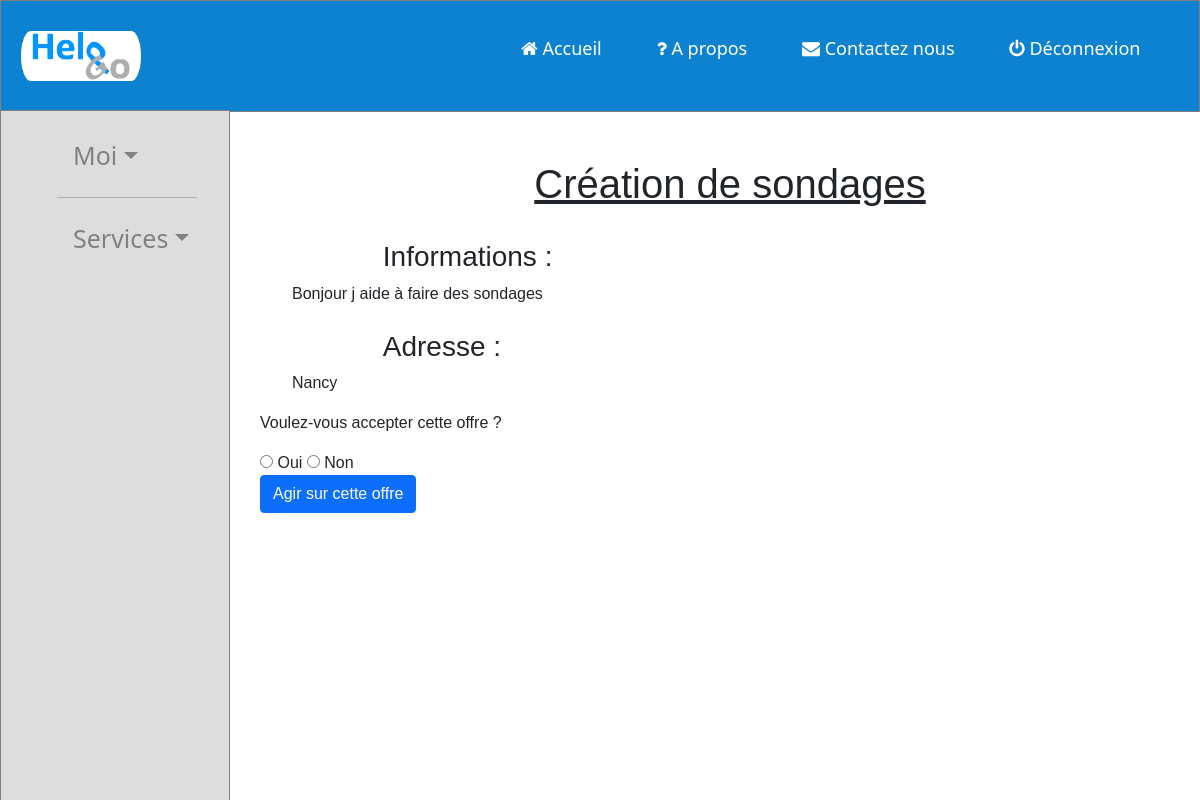
Page /1/o/1/lo on the committed database.
### tables this page shows
CREATE TABLE Offres(
	id_offre int primary key check (id_offre > 0),
	id_auteur_off int check (id_auteur_off > 0) NOT NULL,
	etat varchar check (etat in ('en attente','en cours','terminé')) NOT NULL,
	id_demandeur int DEFAULT 0,
	lieu varchar NOT NULL,
	description varchar,
	datedeb datetime DEFAULT CURRENT_TIMESTAMP,
	titre varchar,
	filtre varchar check (filtre in ('Jardinage','Bricolage','Déménagement','Formation','Babysitting','Informatique','Autres taches physiques','Aide aux devoirs','Autres taches intellectuelles','Autre...')),
	dateservice datetime);

### app.py (the view)
@app.route("/<id>/o/<id_offre>/lo",  methods=['GET', 'POST'])
def Oencours(id,id_offre):   #même principe de fonctionnement que Dencours
    db=getdb()
    c = db.cursor()
    c.execute("SELECT * FROM Offres WHERE id_offre = ? ",(id_offre))
    listeoffre=c.fetchall()
    close_connection()
    db=getdb()
    s = db.cursor()
    s.execute("SELECT id_sondage FROM Sondages WHERE type = 'offre' AND typeid = ?",(id_offre,))
    ls = s.fetchall()
    close_connection()
    db=getdb()
    f = db.cursor()
    f.execute("SELECT filtre FROM Offres WHERE id_offre = ?",(id_offre,))
    filtre = f.fetchall()[0][0]
    close_connection()
    score_offre = score('offre',id)
    x = dico_num[filtre]
    print(x,filtre)
    score_offre *= x
    db=getdb()
    u = db.cursor()
    u.execute("UPDATE Utilisateurs SET score_offre = ? WHERE id_profil = ?",(str(score_offre),id,))
    db.commit()
    close_connection()
    if not ls:
        sondage = False
        id_sondage = 0
    else:
        sondage = True
        id_sondage = ls[0][0]
    choix = int(0 if request.form.get('choix') is None else request.form.get('choix'))
    if choix==1:
        db = getdb()
        c = db.cursor()
        c.execute("SELECT id_demandeur FROM Demandeurs WHERE id_offre_dem= ? ",(id_offre,))
        dl = c.fetchall()
        db.close()
        demandeur = [ i[0] for i in dl]
        if int(id) in demandeur:
            return render_template("COffres.html",listeoffre=listeoffre,deja_postule=True,sondage=sondage,id_sondage=id_sondage,id_user=id,id_offre=id_offre)
        else:
            score_offre = score('offre',id)
            x = dico_num[filtre]
            score_offre *= x**3
            db=getdb()
            u = db.cursor()
            u.execute("UPDATE Utilisateurs SET score_offre = ? WHERE id_profil = ?",(str(score_offre),id,))
            db.commit()
            close_connection()
            db = getdb()
            a = db.cursor()
            a.execute("INSERT INTO Demandeurs VALUES(?,?,'')",(id_offre,id))
            db.commit()
            db.close()
        return redirect('/'+str(id)+'/offre/encours')
    elif request.form.get('choix') == None:
        return render_template("COffres.html",listeoffre=listeoffre,sondage=sondage,id_sondage=id_sondage,id_user=id,id_offre=id_offre)
    else:
        return redirect('/'+str(id)+'/offre/encours')

### app.py (called while the page is built)
def score(type,id):
    db=getdb()
    c=db.cursor()
    if type == 'demande':   #différenciation selon si offre ou demande
        c.execute("SELECT score_demande FROM Utilisateurs WHERE id_profil=?",(id,))
    else:
        c.execute("SELECT score_offre FROM Utilisateurs WHERE id_profil=?",(id,))
    l = c.fetchall()
    score=int(l[0][0])  #on récupère le score
    return score

def getdb():     #pour ouvrir la base de donnée
    db = getattr(g, '_database', None)
    db = g._database = sqlite3.connect(database)
    return db

def close_connection():  # pour fermer la connexion proprement
    db = getattr(g, '_database', None)
    if db is not None:
        db.close()

### templates/COffres.html (shortened to what this page needs)
<!DOCTYPE html>
<html>
<head>
    <link href="https://cdn.jsdelivr.net/npm/bootstrap@5.0.2/dist/css/bootstrap.min.css" rel="stylesheet">
    <link rel="stylesheet" href='/static/CDemandes.css'>
    <link rel="stylesheet" href='/static/styles-layout.css'>
    <link rel="stylesheet" href="https://cdnjs.cloudflare.com/ajax/libs/font-awesome/4.7.0/css/font-awesome.min.css">
</head>
<div class="fixed-header">
        <div class="container-top">
            <div class="gauche"><a href="/home?id={{id_user}}"><img src='/static/help_go_icone.png'></a></div>
            <div class="droite">
                    <nav>
                    <a href="/home?id={{id_user}}"><i class="fa fa-home"></i>  Accueil</a>
                    <a href="/à_propos?id={{id_user}}"><i class="fa fa-question"></i>  A propos</a>
                    <a href="/contactez_nous?id={{id_user}}"><i class="fa fa-envelope"></i>  Contactez nous</a>
                    <a href="{{url_for('home')}}"><i class="fa fa-power-off"></i>  Déconnexion</a>
                    </nav>
            </div>
        </div>
</div>
        <div class="sidenav">
            <nav class="nav">
                <button class="navbar-toggler" type="button" data-bs-toggle="collapse" data-bs-target="#navbarSupportedContent" aria-controls="navbarSupportedContent" aria-expanded="false" aria-label="Toggle navigation">
                    <span class="navbar-toggler-icon"></span>
                  </button>
                <ul class="nav flex-column">
                    <li class="nav-item dropdown" >
                      <a class="nav-link dropdown-toggle" href="#" id="navbarDropdown" role="button" data-bs-toggle="dropdown" aria-expanded="false"> Moi</a>
                    </li>
                    <hr>
                    <li class="nav-item dropdown" >
                        <a class="nav-link dropdown-toggle" href="#" id="navbarDropdown" role="button" data-bs-toggle="dropdown" aria-expanded="false"> Services</a>
                      </li>
                  </ul>
            </nav>
          </div>
        <div class="main container-bot">
                {% for i in listeoffre %}
                <h1 class='titre'>
                    {{i[7]}}
                </h1><br>
                <ul>
                    <li>
                        <h3>Informations : </h3>
                        {{i[5]}}
                    </li><br>
                    <li>
                        <h3>Adresse : </h3>
                        {{i[4]}}
                    </li>
                </ul>
                {% endfor %}
                <p>
                    Voulez-vous accepter cette offre ?
                <form method="POST">
                    <input type="radio" id="oui" name="choix" value="1">
                    <label for="oui">Oui</label>
                    <input type="radio" id="non" name="choix" value="2">
                    <label for="non">Non</label><br>
                    <h6><input type="submit" class="btn btn-primary" value="Agir sur cette offre"></h6>
                    </p>
<body>
</body>
</html>

### static/CDemandes.css (style rules this page uses)
body { background: #ffffff; }
h1 { text-align: center; text-decoration: underline; }
h3 { text-indent: 10%; }
ul { list-style-type: none; }
body { padding-top: 60px; padding-bottom: 40px; }
.container-top { width: 100%; margin: 0 ; display: flex; justify-content: space-between; padding :10px; }
.container-bot { width: 80%; margin: 0 ; }
.fixed-header, .fixed-footer { width: 100%; position: fixed; background: rgb(12, 130, 209); font-size: 18px; padding: 10px 0; color: #fff; }
.fixed-header { top: 0; left: 0; border: solid 1px gray; }
nav a { color: #fff; text-decoration: none; padding: 7px 25px; display: inline-block; }
.droite { width: 700px; height : 70px; padding: 7px; }
.gauche { width:140px; height: 70px; }
.container-top img { padding: 10px; height: 70px; width: 140px; }
.sidenav { text-align: left; height: 100%; width: 230px; position: fixed; z-index: 1; top: 110px; border: solid 1px gray; left: 0; background-color: rgb(221, 221, 221); overflow-x: hidden; padding-top: 20px; }
.sidenav a { padding: 6px 8px 6px 16px; text-decoration: none; font-size: 25px; color: #818181; display: block; }
.main { margin-top:100px; margin-left: 250px; font-size: 16px; font-family: arial; padding: 0px 10px; }

### static/styles-layout.css (style rules this page uses)
body { padding-top: 60px; padding-bottom: 40px; }
.container-top { width: 100%; margin: 0 ; display: flex; justify-content: space-between; padding :10px; }
.container-bot { width: 80%; margin: 0 ; }
.fixed-header, .fixed-footer { width: 100%; position: fixed; background: rgb(12, 130, 209); font-size: 18px; padding: 10px 0; color: #fff; }
.fixed-header { top: 0; left: 0; border: solid 1px gray; }
nav a { color: #fff; text-decoration: none; padding: 7px 25px; display: inline-block; }
.droite { width: 700px; height : 70px; padding: 7px; }
.gauche { width:140px; height: 70px; }
.container-top img { padding: 10px; height: 70px; width: 140px; }
.sidenav { text-align: left; height: 100%; width: 230px; position: fixed; z-index: 1; top: 110px; border: solid 1px gray; left: 0; background-color: rgb(221, 221, 221); overflow-x: hidden; padding-top: 20px; }
.sidenav a { padding: 6px 8px 6px 16px; text-decoration: none; font-size: 25px; color: #818181; display: block; }
.main { margin-top:100px; margin-left: 250px; font-size: 16px; font-family: arial; padding: 0px 10px; }

### rows in the picture
Offres: titre "Création de sondages", description "Bonjour j aide à faire des sondages", lieu "Nancy"
